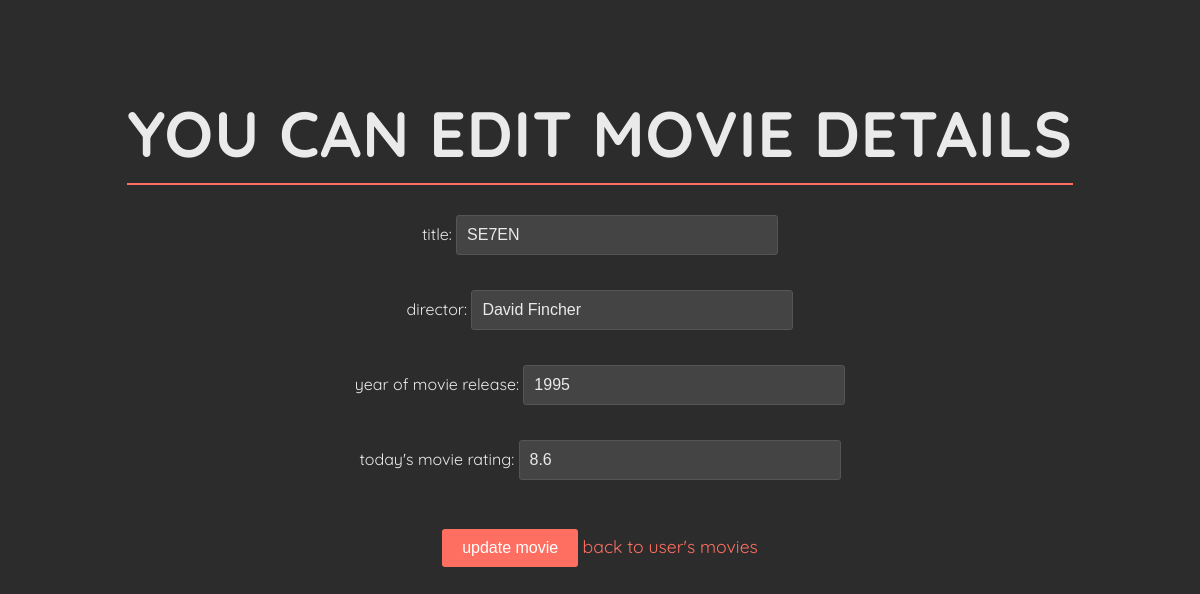
Page /users/1/movies/14/edit on the earlier database version.
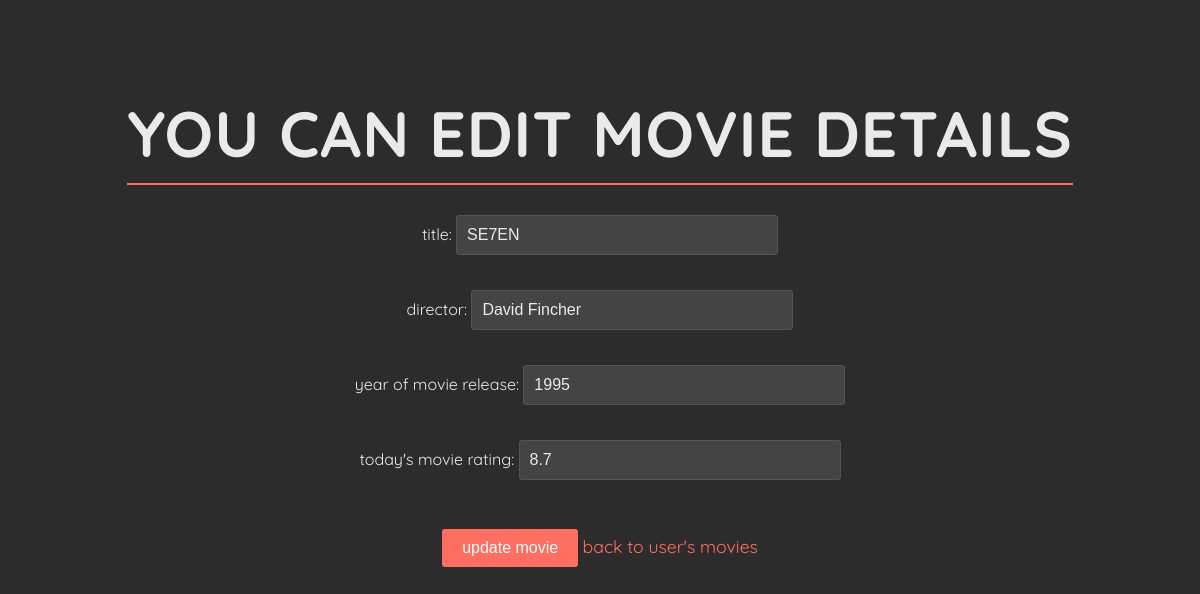
Same page on the later database version.
### data_models.py (models this page shows, shortened)
class Movie(db.Model):
    __tablename__ = 'movies'
    movie_id = db.Column(db.Integer, primary_key=True, autoincrement=True)
    title = db.Column(db.String(250), nullable=False)
    director = db.Column(db.String(200), nullable=False)
    release_year = db.Column(db.Integer, nullable=False)
    movie_rating = db.Column(db.Float, nullable=False)
    users = relationship('User', secondary=user_movies, back_populates='movies')

### app.py (the view, shortened to what this page needs)
@app.route('/users/<int:user_id>/movies/<int:movie_id>/edit', methods=['GET', 'POST'])
def update_movie(user_id, movie_id):
    movie = data_manager.get_movie_by_id(movie_id)
    user = data_manager.get_user_by_id(user_id)
    if not movie or not user:
        flash(f'movie or user are not found.', 'error')
        return redirect(url_for('user_movies', user_id=user_id))
    return render_template('update_movie.html', movie=movie, user=user)

### datamanager/sqlite_data_manager.py (called while the page is built)
    def get_user_by_id(self, user_id):
        with self.app.app_context():
            return self.db.session.query(User).filter_by(user_id=user_id).first()

    def get_movie_by_id(self, movie_id):
        with self.app.app_context():
            return self.db.session.query(Movie).filter_by(movie_id=movie_id).first()

### templates/update_movie.html (shortened to what this page needs)
<!DOCTYPE html>
<html lang="en">
<head>
</head>
<body>
    <h1>you can edit movie details</h1><br>
    <form method="post" action="">
        <label for="title">title:</label>
        <input type="text" id="title" name="title" value="{{ movie.title }}" required><br><br>
        <label for="director">director:</label>
        <input type="text" id="director" name="director" value="{{ movie.director }}" required><br><br>
        <label for="release_year">year of movie release:</label>
        <input type="text" id="release_year" name="release_year" value="{{ movie.release_year }}" required><br><br>
        <label for="movie_rating">today's movie rating:</label>
        <input type="text" id="movie_rating" name="movie_rating" value="{{ movie.movie_rating }}" required><br><br>
        <input type="submit" value="update movie">
         <a href="{{ url_for('user_movies', user_id=user.user_id) }}">back to user's movies</a>
    </form>
</body>
</html>

Differences in the rows shown:
changed Movie "SE7EN": movie_rating "8.6" → "8.7"
